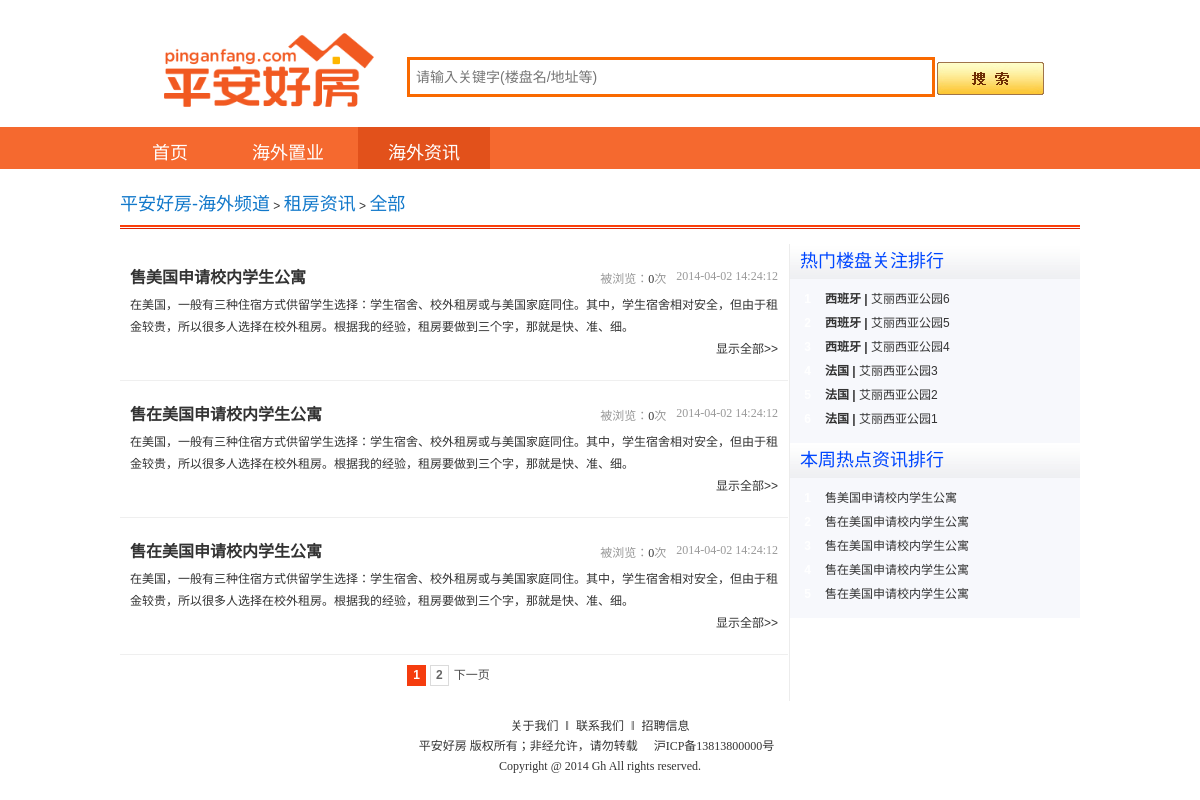
Screenshot of /article_list.php with the database file from the repository.
### tables this page shows
CREATE TABLE `article` (                                 
	article_id INT UNSIGNED AUTO_INCREMENT NOT NULL,     
	user_id INT UNSIGNED NOT NULL,                       
    cate_id TINYINT NOT NULL,                            
    type TINYINT NOT NULL,                               
	title VARCHAR(120) NOT NULL,                         
	subtitle VARCHAR(120) NOT NULL,                      
	abstract VARCHAR(900) NOT NULL,                      
	content TEXT NOT NULL,                               
    view_count INT UNSIGNED DEFAULT 0,                   
	remark VARCHAR(300) NOT NULL,                        
	status TINYINT NOT NULL DEFAULT 0,                   
	create_time DATETIME NOT NULL,                       
	update_time DATETIME NOT NULL,                       
	PRIMARY KEY(article_id),
	INDEX(cate_id),
	INDEX(title)
);

CREATE TABLE `house` (                               
	house_id INT UNSIGNED AUTO_INCREMENT NOT NULL,   
	city_id INT UNSIGNED NOT NULL,                   
	user_id INT NOT NULL,                            
	name VARCHAR(300) NOT NULL,                      
	type TINYINT NOT NULL,	                         
	layout_area VARCHAR(300) NOT NULL,               
	price_desc VARCHAR(300) NOT NULL,                
	price_level TINYINT UNSIGNED NOT NULL,           
	position VARCHAR(300) NOT NULL,                  
	decoration_state VARCHAR(120) NOT NULL,          
	property VARCHAR(120) NOT NULL,                  
	project_intro_brief VARCHAR(300) NOT NULL,       
	project_intro VARCHAR(3000) NOT NULL,            
	phone_num VARCHAR(20) NOT NULL,                  
	image_urls VARCHAR(1000) NOT NULL,               
    is_on_sale TINYINT NOT NULL,                     
    is_rental TINYINT NOT NULL,                      
    display_order INT NOT NULL DEFAULT 999,          
    view_count INT UNSIGNED NOT NULL DEFAULT 0,      
	remark VARCHAR(600) ,                            
	status TINYINT NOT NULL DEFAULT 0,               
	create_time DATETIME NOT NULL,                   
	update_time DATETIME NOT NULL,                   
	PRIMARY KEY(house_id),
	INDEX(house_id),
	INDEX(city_id),
	INDEX(name),
	INDEX(type),
	INDEX(price_level)
);

CREATE TABLE `country` (
	country_id INT UNSIGNED AUTO_INCREMENT NOT NULL,     
	user_id INT UNSIGNED NOT NULL,                       
	name varchar(300) NOT NULL,                          
    region tinyint unsigned not null,                    
    remark VARCHAR(500) NOT NULL,                        
    status TINYINT NOT NULL,                             
	create_time DATETIME NOT NULL,                       
	update_time DATETIME NOT NULL,                       
	PRIMARY KEY(country_id),
	INDEX(name)
);

### public/article_list.php (called while the page is built, shortened)
<?php
include_once('../config.php');
require_once("../lib/common.php");
$caid        = (empty($_GET['caid'])) ? '': intval($_GET['caid']);
$page       = (empty($_GET['page'])) ? 1: intval($_GET['page']);
if ( empty($caid) ) {
    $caid_sql   = '';
} else {
    $caid_sql   = ' and article.cate_id = :caid ';
}
$dbh    = new PDO($_cfg_db_dsn, $_cfg_db_user, $_cfg_db_pwd);
$sql    = 'select count(1) count from article  where 1 = 1 '. $caid_sql;
$sth    = $dbh->prepare($sql);
$sth->execute();
$article_count_data   = $sth->fetchAll(PDO::FETCH_ASSOC);
if ( empty($article_count_data) ) {
    $article_data = '';
} else {
    $article_count  = (empty($article_count_data)) ? 0 : $article_count_data[0]['count'];
    $page_size      = empty($_cfg_page_size_article)? 10: $_cfg_page_size_article;
    $max_page       = ceil($article_count / $page_size);
    $page           = ( $page < 1 ) ? 1 : $page;
    $page           = ( $page > $max_page ) ? $max_page : $page;
    $record_start   = ($page - 1) * $page_size;
    $sql    = ' select
                    article.article_id id, article.abstract,
                    article.title, article.update_time,
                    article.view_count vc,
                    article_cate.cate_name caname,
                    article_cate.cate_id caid
                from
                    article, article_cate
                where
                    article.cate_id = article_cate.cate_id
                    '.
                    $caid_sql.
                    ' limit '. $record_start. ', '. $page_size;
    $sth    = $dbh->prepare($sql);
    $sth->execute();
    $article_data   = $sth->fetchAll(PDO::FETCH_ASSOC);
}
$sql            = ' select
                        house_id id, house.name name, house.view_count vc,
                        price_desc,
                        city.city_id ciid, city.name ciname,
                        country.country_id coid, country.name coname,
                        country.region region
                    from
                        house, city, country
                    where
                        house.city_id = city.city_id
                        and
                        city.country_id = country.country_id
                    order by house.view_count desc
                    limit 9';
$sth            = $dbh->prepare($sql);
$sth->execute();
$hot_house_data = $sth->fetchAll(PDO::FETCH_ASSOC);
$sql                = ' select
                            article_id id, article.title title
                        from
                            article
                        order by update_time desc
                        limit 10';
$sth                = $dbh->prepare($sql);
$sth->execute();
$hot_article_data   = $sth->fetchAll(PDO::FETCH_ASSOC);
$cmb['file']        = $_SERVER['SCRIPT_NAME'];
$crumbs = get_crumbs($cmb);
include('./tpl/article_list.php');
?>

### config.php (called while the page is built, shortened)
<?php
$_cfg_siteRoot = "http://gh/";
$_cfg_page_size_article = 3;
?>

### public/tpl/article_list.php (the view, shortened to what this page needs)
<?php include('./tpl/uiparts/header.php'); ?>
<link rel="stylesheet" type="text/css" href="./css/News_2012.css">
<body>
    <?php include('./tpl/uiparts/new_search.php'); ?>
    <?php include('./tpl/uiparts/navi_header.php'); ?>
<div class="worldbox">
<?php echo $crumbs; ?>
</div>
<div class="worldbox">
<div class="row" id="listNav">
</div>
</div>
<div class="worldbox">
  <section class="clearfix" id="newsCon">
        <div class="grid17 first">
            <div class="right_bar clearfix">
                <div class="news_BoxWrap">
              <ul>
                <?php
                if ( empty($article_data) ) {
                    echo '<p>对不起，没有相关资讯。</p>';
                } else {
                    foreach ( $article_data as $article ) {
                        $url    = $_cfg_siteRoot. 'article.php?id='. $article['id'];
                        echo    '<li><h2 class="news_BrowH clearfix">'.
                                '<a class="blue fl" href="'. $url.
                                '" target="_blank" title="'. $article['title'].
                                '"><strong>'. $article['title'].
                                '</strong></a><span class="news_date fr">'.
                                $article['update_time'].
                                '</span><span class="news_date fr">被浏览：<a href="'.
                                $url. '">'. $article['vc']. '</a>次</span></h2><p class="gray">'.
                                $article['abstract']. '</p><a href="'. $url.
                                '" target="_blank" title="显示全部" class="fr">显示全部&gt;&gt;</a></li>';
                    }
                }
                ?>
<div class="pager">
<?php
$base_url   = $_cfg_siteRoot. 'article_list.php?caid='. $caid. '&page=';
for ( $index = 1; $index <= $max_page; ++$index ) {
    if ( $page == $index ) {
        echo '<span class="current">'. $index. '</span>';
    } else {
        echo '<span class="item"><a href="'. $base_url. $index. '">'. $index. '</a></span>';
    }
}
if ( $page < $max_page ) {
    echo '<a href="'. $base_url. ($page+1). '">下一页</a>';
}
?>
</div>
                    </ul>
                </div>
            </div>
    </div>
        <div class="grid280" id="hotNews">
              <div class="title_g clearfix">热门楼盘关注排行</div>
              <div class="topic_rank clearfix">
                <ul>
                    <?php
                    $index = 1;
                    foreach ( $hot_house_data as $hot_house ) {
                        $link_url   = $_cfg_siteRoot. 'house.php?id='. $hot_house['id'];
                        $class  = ( 1 == $index ) ? 'icon1' : 'icon2';
                        echo    '<li><strong class="'. $class. '">'. $index. '</strong><cite><b>'.
                                $hot_house['coname']. ' | </b><a target="_blank" href="'.
                                $link_url. '" title="'. $hot_house['name']. '">'.
                                $hot_house['name']. '</a></cite><span><b>'.
                                $hot_house['price_desc']. '</b></span></li>';
                        ++$index;
                    }
                    ?>
                </ul>
              </div>
               <div class="title_g clearfix">本周热点资讯排行</div>
                 <div class="topic_rank clearfix">
                   <ul>
                    <?php
                    $index = 1;
                    foreach ( $hot_article_data as $hot_article ) {
                        $link_url   = $_cfg_siteRoot. 'artilce.php?id='. $hot_article['id'];
                        $class  = ( 1 == $index ) ? 'icon1' : 'icon2';
                        echo    '<li><strong class="'. $class. '">'. $index. '</strong><cite>'.
                                '<a href="'.  $link_url.
                                '" title="'. $hot_article['title']. '">'.
                                $hot_article['title']. '</a></cite>'.
                                '</li>';
                        ++$index;
                    }
                    ?>
                  </ul>
                </div>
        </div>
</section></div>
<?php include('./tpl/uiparts/footer.php'); ?>
</body>
</html>

### lib/common.php (shortened to what this page needs)
<?php
function get_crumbs( $Params ) {
    global $_cfg_siteRoot;
    $params = array();
    $params['l0']['name'] = '平安好房-海外频道';
    $params['l0']['link'] = $_cfg_siteRoot;
    switch ( $Params['file'] ) {
        case '/article.php':
        case '/article_list.php':
            $params['l1']['name'] = '租房资讯';
            $params['l1']['link'] = $_cfg_siteRoot. 'article_list.php';
            if ( empty($Params['caid']) ) {
                $params['l2']['name'] = '全部';
                $params['l2']['link'] = $params['l1']['link'];
            } else {
                $params['l2']['name'] = $Params['caname'];
                $params['l2']['link'] = $params['l1']['link']. '?caid='. $Params['caid'];
            }
            break;
    }
    $crumbs = '<div class="oscrumb"><div class="s1">';
    foreach ( $params as $part ) {
        $crumbs .= '<a href="'. $part['link']. '" target="_blank">'. $part['name']. '</a> &gt; ';
    }
    $crumbs = substr( $crumbs, 0, strrpos( $crumbs, '&' ) - strlen($crumbs) );
    $crumbs .= '</div><div class="s2"></div><div class="clear"></div>';
    return $crumbs;
}
?>

### rows the page displays
article: title "售美国申请校内学生公寓", update_time "2014-04-02 14:24:12", view_count "0", abstract "在美国，一般有三种住宿方式供留学生选择：学生宿舍、校外租房或与美国家庭同住。其中，学生宿舍相对安全，但由于租金较贵，所以很多人选择在校外租房。根据我的经验，租房要做到三个字，那就是快、准、细。"
article: title "售在美国申请校内学生公寓", update_time "2014-04-02 14:24:12", view_count "0", abstract "在美国，一般有三种住宿方式供留学生选择：学生宿舍、校外租房或与美国家庭同住。其中，学生宿舍相对安全，但由于租金较贵，所以很多人选择在校外租房。根据我的经验，租房要做到三个字，那就是快、准、细。"
article: title "售在美国申请校内学生公寓", update_time "2014-04-02 14:24:12", view_count "0", abstract "在美国，一般有三种住宿方式供留学生选择：学生宿舍、校外租房或与美国家庭同住。其中，学生宿舍相对安全，但由于租金较贵，所以很多人选择在校外租房。根据我的经验，租房要做到三个字，那就是快、准、细。"
house: country.name "西班牙", name "艾丽西亚公园6"
house: country.name "西班牙", name "艾丽西亚公园5"
house: country.name "西班牙", name "艾丽西亚公园4"
house: country.name "法国", name "艾丽西亚公园3"
house: country.name "法国", name "艾丽西亚公园2"
house: country.name "法国", name "艾丽西亚公园1"
article: title "售在美国申请校内学生公寓"
article: title "售在美国申请校内学生公寓"

### other values shown
$part['name'] "平安好房-海外频道"
$part['name'] "租房资讯"
$part['name'] "全部"
